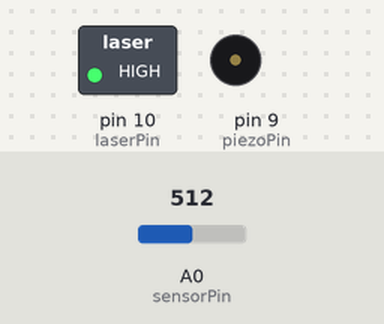
Bench run of a sketch on a simulated Arduino Uno, built with avr-gcc and run on an emulated ATmega328P. On the bench: switched loads named in the sketch (green lamp = pin HIGH), buzzer (waves = sounding). The inputs (shaded band) are chosen by the test bench; at power-on: A0 (sensorPin) = 512. Pins used as bus, display or sensor lines are not drawn.

Above: at 2.8 s.
2.9 s: A0 (sensorPin) set to 985
6.4 s: A0 (sensorPin) set to 1013
At 7.6 s:
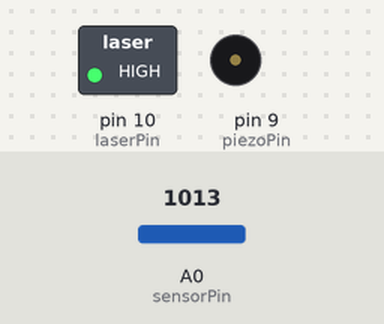
7.9 s: A0 (sensorPin) set to 990
At 11.8 s:
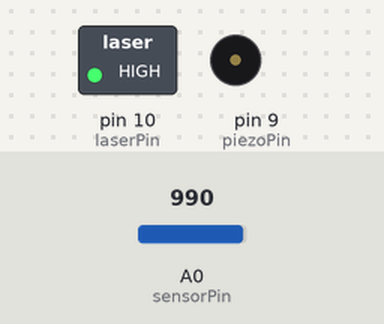
11.9 s: A0 (sensorPin) set to 1010
At 12.4 s:
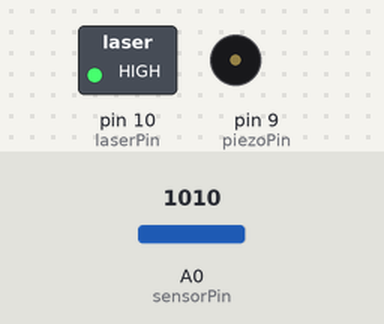
Timing chart, 0 to 14.4 s (numbered marks = the images above; inputs shaded):
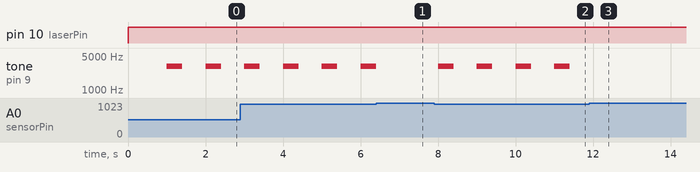

The sketch:

laser_basic.ino
```cpp
int laserPin = 10;
int sensorPin=A0;
int sensorValue=0;

int piezoPin=9;

void setup ()
{
  pinMode(sensorPin,INPUT);

  pinMode(piezoPin,OUTPUT);

  pinMode(laserPin, OUTPUT);
}

void loop () {
  digitalWrite(laserPin, HIGH);
  delay(1000);
 //uncomment to turn laser off
 // digitalWrite(laserPin, LOW);
  //delay(1000);
  sensorValue=analogRead(sensorPin);

  if(sensorValue<=1000)

  {

  digitalWrite(piezoPin,LOW);

  {tone(9,3047,400); noTone(8); }


  }

  else {

  digitalWrite(piezoPin,HIGH);


  }

sensorValue=1000;
}
```

Measured:
- the behaviour switches between 1000 and 1001 on A0 (sensorPin) (found by bisection; images 0 and 1)
- after the input at 6.4 s, tone on pin 9 (piezoPin): goes on until 6.4 s, then stays silent
- after the input at 7.9 s, tone on pin 9 (piezoPin): alternates 3047 Hz for 0.40 s and silent for 0.60 s, starting after 0.10 s
- after the input at 11.9 s, tone on pin 9 (piezoPin): stops changing and stays silent
- by itself, tone on pin 9 (piezoPin): alternates 3047 Hz for 0.40 s and silent for 0.60 s
